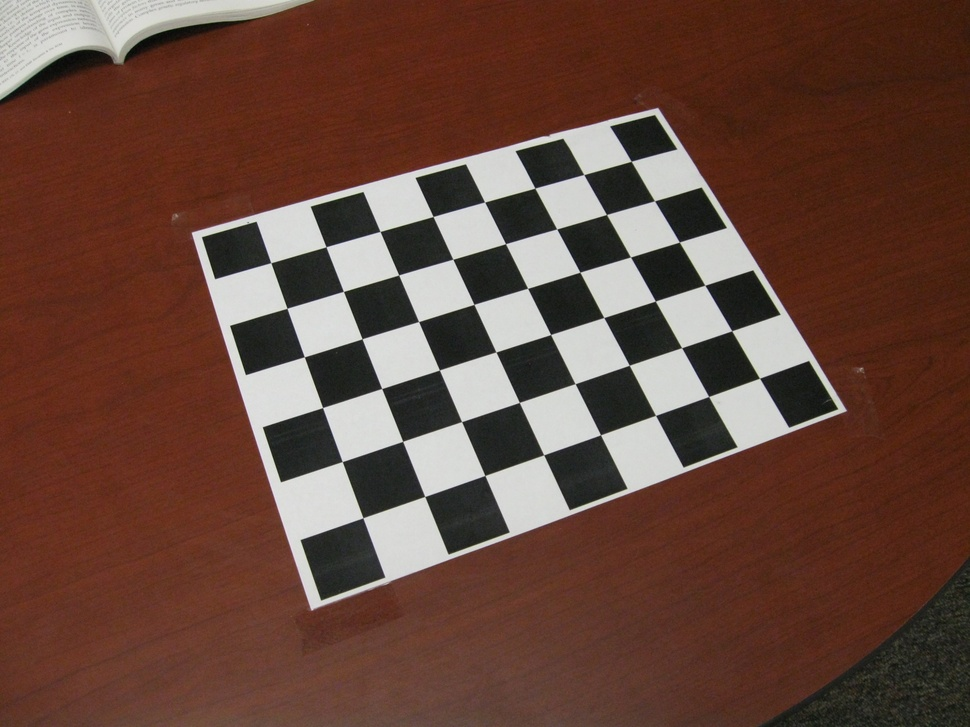
#> input picture sfm/IMG_1425.JPG, 970 x 727 px, shrunk from 1600 x 1200 before the run; its folder holds only this picture in this run
$ python calibrate.py
#> lines starting #> are read from the running program, lines starting #| are printed output that depends on the picture; after the words box and inside, x2 and y2 are one past the last pixel; in counts of white or black regions, pixels touching at a corner belong together; long printed decimals are rounded
#
# To run:
#
# Install opencv modules in Anaconda environment:
#
#   conda install opencv
#   pip install --upgrade pip
#   pip install opencv-contrib-python==3.4.2.16
#
# Run calibrate.py from the commandline:
#
#   python calibrate.py

import pickle
import numpy as np
import cv2
import glob
import matplotlib.pyplot as plt

# file names... modify these!
calibimgfiles = './sfm/*.JPG'
resultfile = 'calibration.pickle'

# prepare object points, like (0,0,0), (1,0,0), (2,0,0) ....,(6,5,0)
objp = np.zeros((6*8,3), np.float32)
objp[:,:2] = np.mgrid[0:8, 0:6].T.reshape(-1,2)

# Arrays to store object points and image points from all the images.
objpoints = [] # 3d points in real world space
imgpoints = [] # 2d points in image plane.

# Make a list of calibration images
images = glob.glob(calibimgfiles)

# Step through the list and search for chessboard corners
for idx, fname in enumerate(images):
    img = cv2.imread(fname)
#> img is the input picture: shape (727, 970, 3); mean B, G, R 59.8, 71.1, 102.1
    img_size = (img.shape[1], img.shape[0])
    gray = cv2.cvtColor(img, cv2.COLOR_BGR2GRAY)
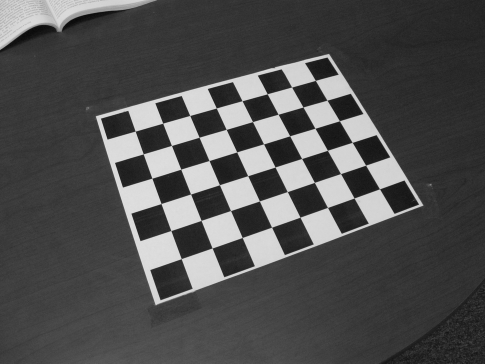
#> gray: shape (727, 970) (shown at 1/2 size); min 6, max 233, mean 79.1

    # Find the chessboard corners
    ret, corners = cv2.findChessboardCorners(gray, (8,6), None)
#> ret = True; corners = 48 rows, first 8: [270.8, 262.7], [326, 246.7], [380, 231.5], [433, 216.5], [484.6, 202], [534.9, 188.1], [583.8, 174.6], [631.2, 161.3]

    # If found, add object points, image points
    if ret == True:
        objpoints.append(objp)
        imgpoints.append(corners)

        # Display image with the corners overlayed
        cv2.drawChessboardCorners(img, (8,6), corners, ret)
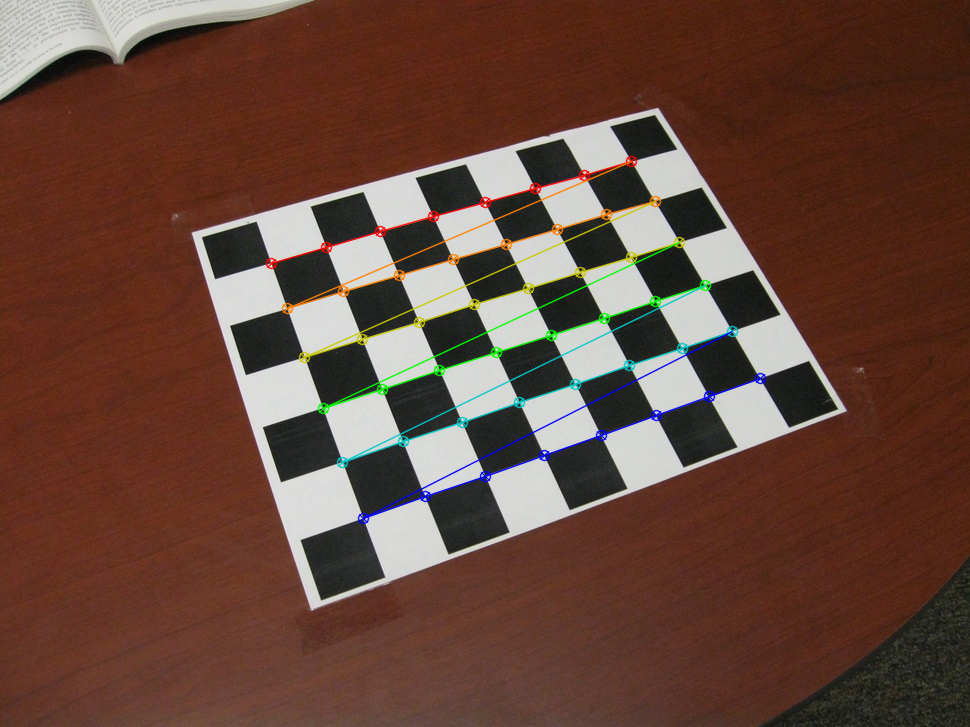
#> img: shape (727, 970, 3); 2.27% of pixels changed, all inside (x1, y1, x2, y2) = (265, 155, 767, 525)
        cv2.imshow('img', img)
        cv2.waitKey(500)

print(img_size)
#| (970, 727)

cv2.destroyAllWindows()

# now perform the calibration
ret, K, dist, rvecs, tvecs = cv2.calibrateCamera(objpoints, imgpoints, img_size,None,None)
#> ret = 0.16; K = [[957.4, 0, 501.4], [0, 953.5, 393.4], [0, 0, 1]]; dist = [[-0.0944, -1.69, -0.00639, 0.00287, 15.62]]; rvecs = ([-0.461, -0.163, -0.365],); tvecs = ([-4, -2.26, 16.41],)

print("Estimated camera intrinsic parameter matrix K")
print(K)
#| [[957.433   0.         501.360 ]
#|  [  0.         953.488  393.363]
#|  [  0.           0.           1.        ]]
print("Estimated radial distortion coefficients")
print(dist)
#| [[-9.44145397e-02 -1.68623258e+00 -6.38779221e-03  2.86556521e-03
#|    1.56244402e+01]]

print("Individual intrinsic parameters")
print("fx = ",K[0][0])
#| fx =  957.433
print("fy = ",K[1][1])
#| fy =  953.488
print("cx = ",K[0][2])
#| cx =  501.360
print("cy = ",K[1][2])
#| cy =  393.363


# save the results out to a file for later use
calib = {}
calib["fx"] = K[0][0]
calib["fy"] = K[1][1]
calib["cx"] = K[0][2]
calib["cy"] = K[1][2]
calib["dist"] = dist
fid = open(resultfile, "wb" )
pickle.dump(calib,fid)
fid.close()

#
# To load in the pickle file elsewhere:
#
#   fid = open('calibration.pickle','rb')
#   calib = pickle.load(fid)
#   fid.close()

#

#
# go through and remove radial distortion from a set of images
#
#images = glob.glob(calibimgfiles)
#for idx, fname in enumerate(images):
#    img = cv2.imread(fname)
#    img_size = (img.shape[1], img.shape[0])
#
#    dst = cv2.undistort(img, K, dist, None, K)
#    udfname = fname+'undistort.jpg'
#    cv2.imwrite(udfname,dst)

$ run again, on sfm/IMG_1429.JPG
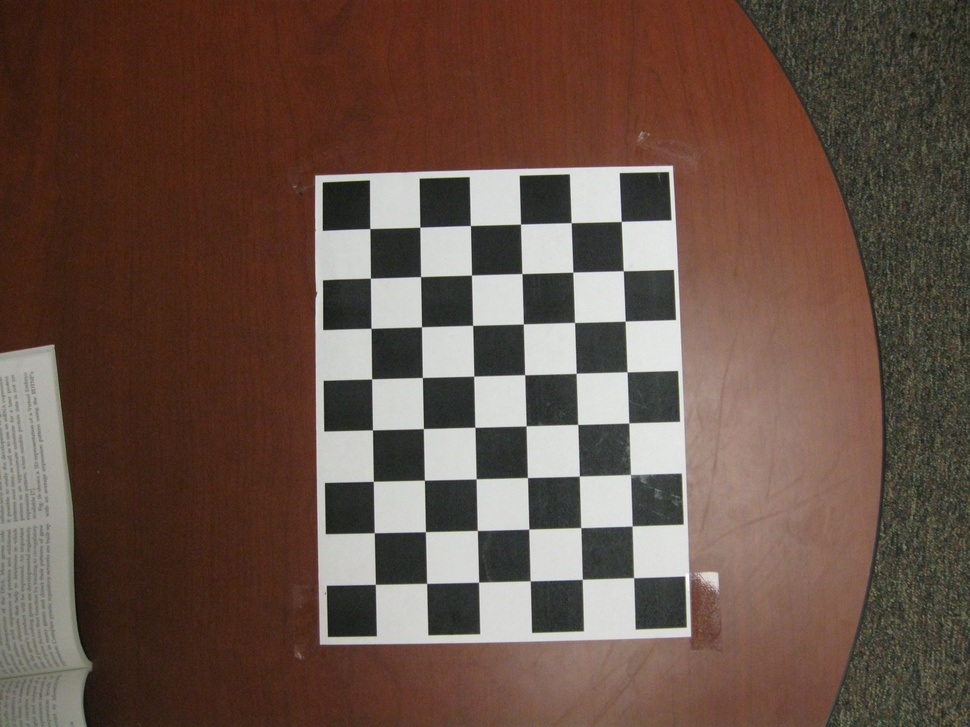
#> input picture sfm/IMG_1429.JPG, 970 x 727 px, shrunk from 1600 x 1200 before the run
#> img is the input picture: shape (727, 970, 3); mean B, G, R 70.8, 81.6, 103.3
#> `gray = cv2.cvtColor(img, cv2.COLOR_BGR2GRAY)`:
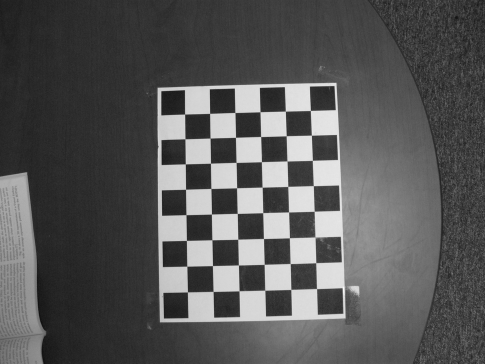
#> gray: shape (727, 970) (shown at 1/2 size); min 10, max 253, mean 86.9
#> `ret, corners = cv2.findChessboardCorners(gray, (8,6), None)`: ret = True; corners = 48 rows, first 8: [621.3, 221.4], [623.3, 270.8], [625.2, 321.1], [627.1, 371.9], [628.8, 422.9], [630.3, 474.3], [632.1, 526], [633.7, 577.7]
#> `cv2.drawChessboardCorners(img, (8,6), corners, ret)`:
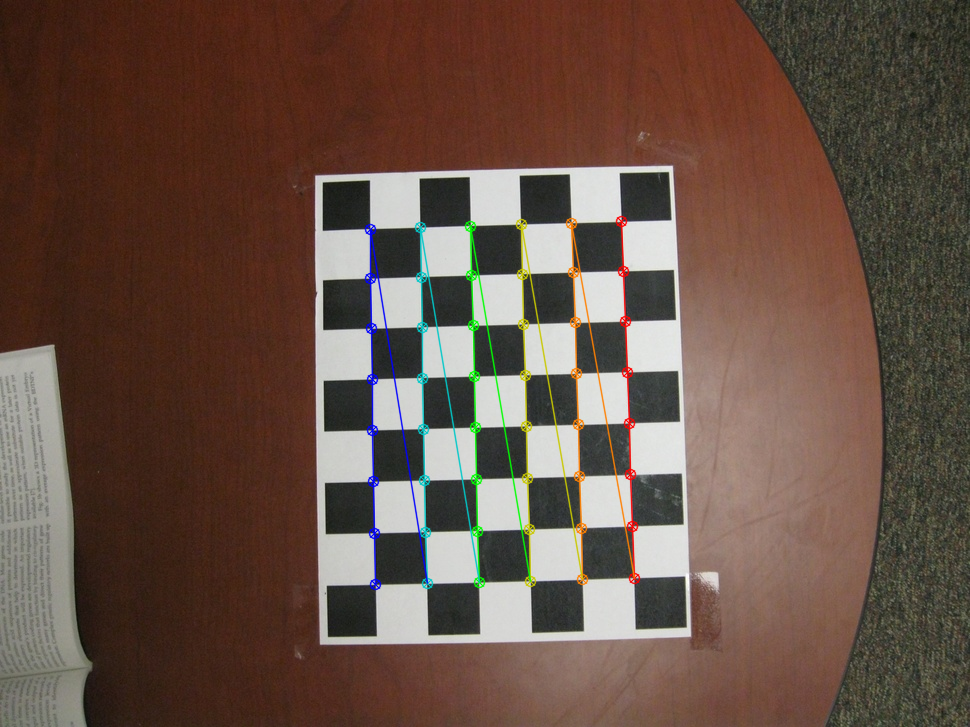
#> img: shape (727, 970, 3); 2.21% of pixels changed, all inside (x1, y1, x2, y2) = (364, 215, 641, 591)
#| (970, 727)
#> `ret, K, dist, rvecs, tvecs = cv2.calibrateCamera(objpoints, imgpoints,..`: ret = 0.14; K = [[2858.7, 0, 441.2], [0, 2936.3, 322], [0, 0, 1]]; dist = [[-1.06, -39.25, 0.012, 0.0218, 2260.8]]; rvecs = ([-0.18, 0.231, 1.54],); tvecs = ([3.57, -1.95, 56.57],)
#| [[2.85868888e+03 0.00000000e+00 4.41204554e+02]
#|  [0.00000000e+00 2.93629261e+03 3.22024370e+02]
#|  [0.00000000e+00 0.00000000e+00 1.00000000e+00]]
#| [[-1.06442933e+00 -3.92529270e+01  1.19823253e-02  2.17909801e-02
#|    2.26081564e+03]]
#| fx =  2858.689
#| fy =  2936.293
#| cx =  441.205
#| cy =  322.024

$ run again, on sfm/IMG_1430.JPG
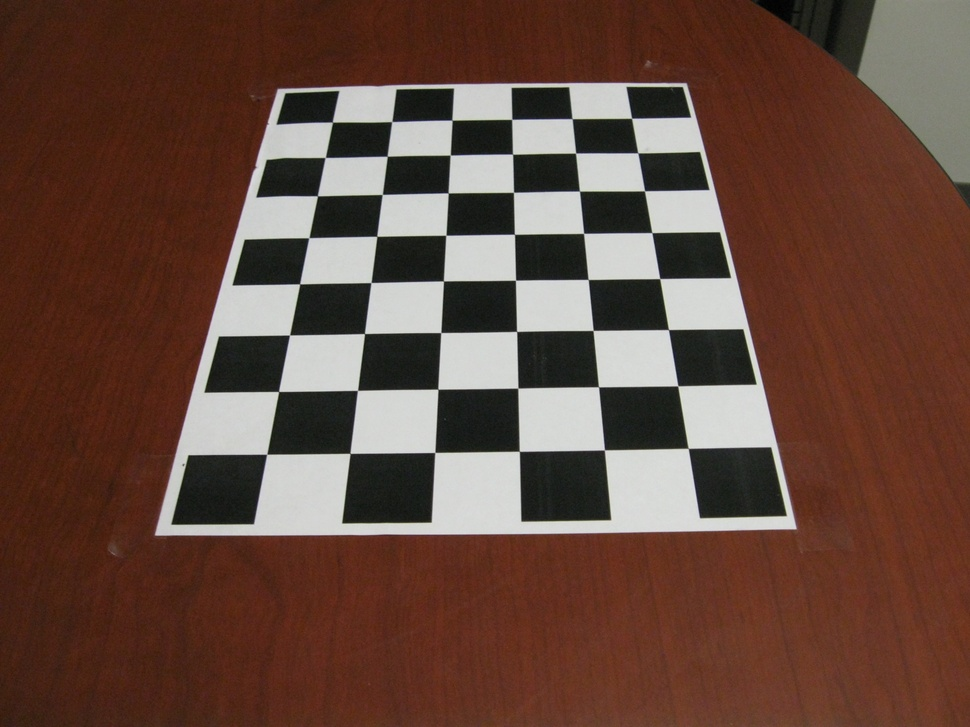
#> input picture sfm/IMG_1430.JPG, 970 x 727 px, shrunk from 1600 x 1200 before the run
#> img is the input picture: shape (727, 970, 3); mean B, G, R 61.4, 72.7, 100.5
#> `gray = cv2.cvtColor(img, cv2.COLOR_BGR2GRAY)`:
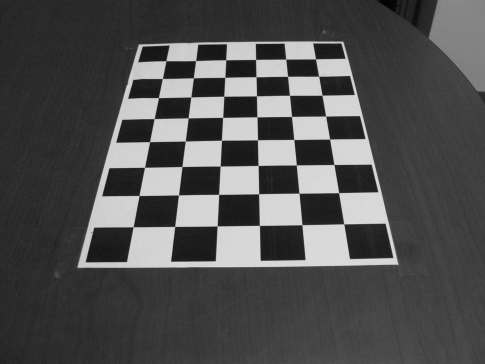
#> gray: shape (727, 970) (shown at 1/2 size); min 0, max 227, mean 79.7
#> `ret, corners = cv2.findChessboardCorners(gray, (8,6), None)`: ret = True; corners = 48 rows, first 8: [631.5, 118.3], [637.8, 152.9], [644.5, 190.8], [651.9, 232.6], [659.7, 278.6], [668.5, 329.6], [677.8, 385.8], [688.3, 448.4]
#> `cv2.drawChessboardCorners(img, (8,6), corners, ret)`:
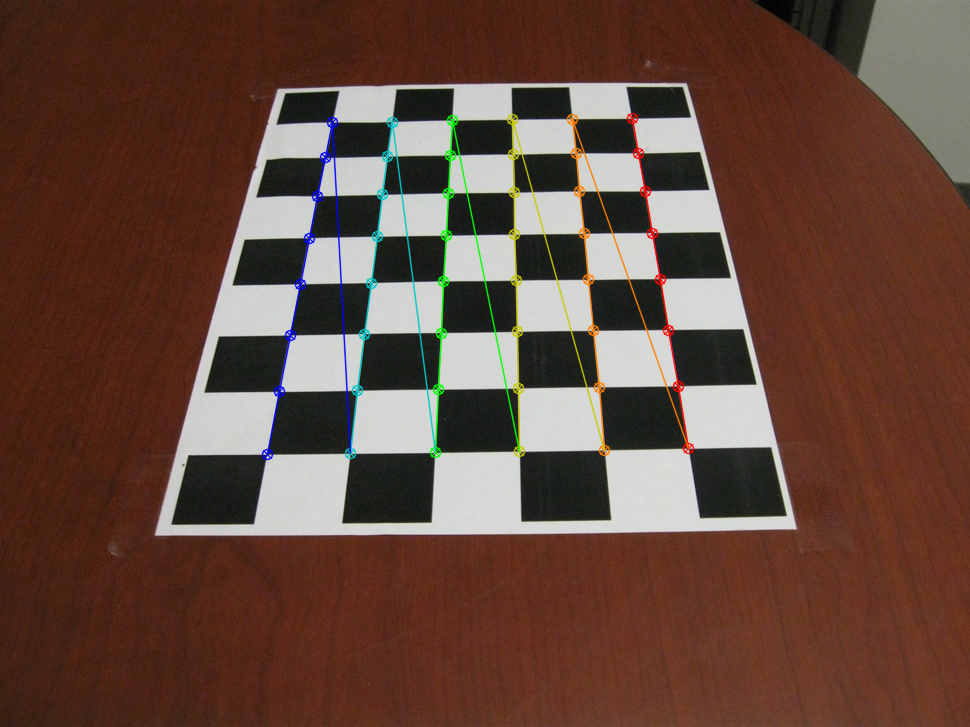
#> img: shape (727, 970, 3); 2.12% of pixels changed, all inside (x1, y1, x2, y2) = (261, 112, 695, 461)
#| (970, 727)
#> `ret, K, dist, rvecs, tvecs = cv2.calibrateCamera(objpoints, imgpoints,..`: ret = 0.281; K = [[1400.7, 0, 481.4], [0, 4802.6, 371.9], [0, 0, 1]]; dist = [[-0.157, 13.6, 0.00152, -0.00169, -1019.7]]; rvecs = ([-1.04, 1.06, 1.31],); tvecs = ([2.51, -1.23, 23.27],)
#| [[1.40067082e+03 0.00000000e+00 4.81409630e+02]
#|  [0.00000000e+00 4.80259354e+03 3.71907127e+02]
#|  [0.00000000e+00 0.00000000e+00 1.00000000e+00]]
#| [[-1.56997823e-01  1.36009317e+01  1.51951079e-03 -1.68668275e-03
#|   -1.01966693e+03]]
#| fx =  1400.671
#| fy =  4802.594
#| cx =  481.410
#| cy =  371.907
